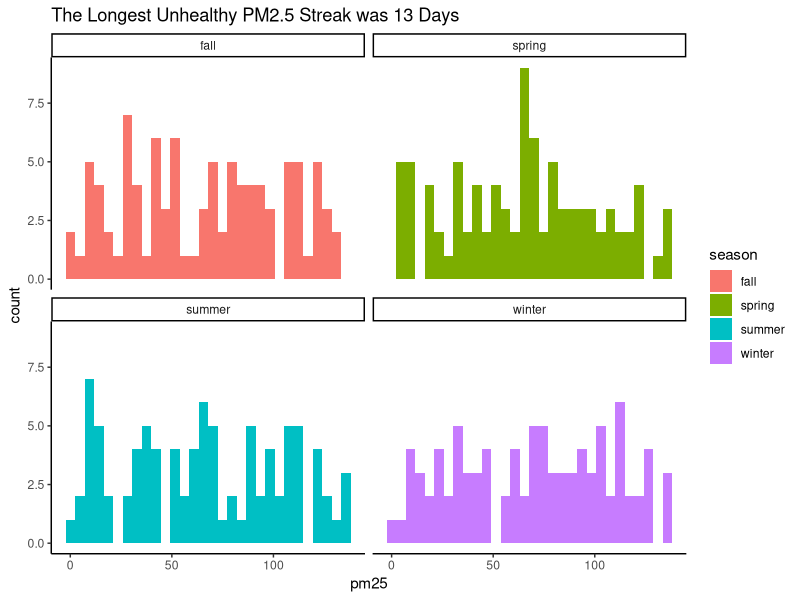
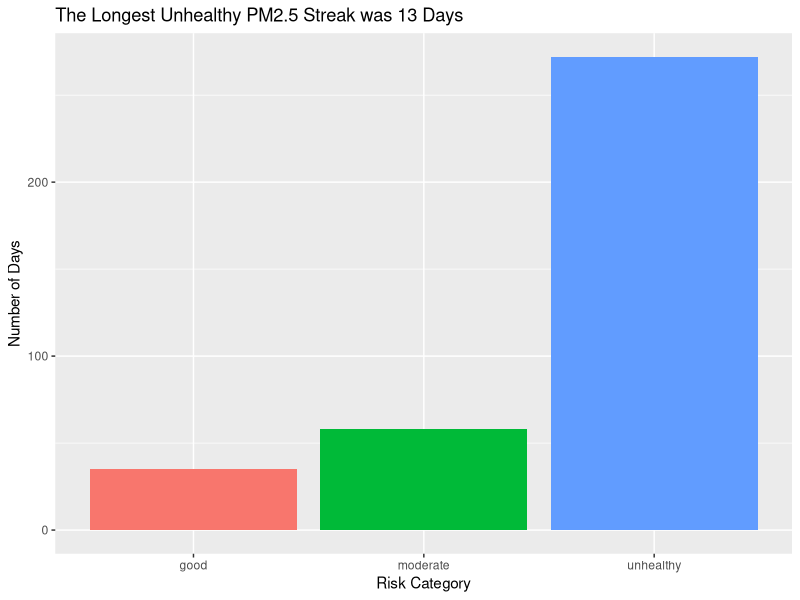

Write R code to recreate these figures, in order.
## ---- chunk 1
# CLEAR THE ENVIRONMENT
rm(list=ls())

library(ggplot2)

## ---- chunk 2

# SEQUENCE FROM 1-365 

day = seq(from=1, length.out=365)

# SAMPLE DATA FOR PM25
pm25 = runif(min=0, max=137, n=365)


# PUT INTO A DATAFRAME
air_quality_read = data.frame(day=day, pm25=pm25)

# ADD A COLUMN FOR SEASON
air_quality_read$season = ifelse (day %in% 1:90, "winter", 
                                  ifelse(day %in% 91:180, "spring",
                                  ifelse(day %in% 181:270, "summer"
                                         , "fall")))
# ADD AN EMPTY COLUMN FOR RISK
air_quality_read$risk=NA

## ---- chunk 3

# initialize
current_streak = 0
max_unhealthy_streak = 0

# for each day
for (n in 1:365) {
  
  # classify risk for the current day
  if (pm25[n] < 12) {
    
    #if the air quality is less than 12, classify as good
    air_quality_read$risk[n] = "good"
    
    # if it's not less than twelve check if it's less than or = to 35.4
  } else if (pm25[n] <= 35.4) {
    
    # if it is, it's moderate
    air_quality_read$risk[n] = "moderate"
    
    #if it's not, it's unhealthy
  } else {
    air_quality_read$risk[n] = "unhealthy"
  }
  # TRACK UNHEALTHY STREAKS 
  # if the air quality risk is unhealthy
  if (air_quality_read$risk[n] == "unhealthy") {
    
    # add it to the current streak - add one to current streak (which starts as 0)
    current_streak = current_streak + 1
    
    # if the current streak is greater than the max unhealthy streak, then make it equal to the current streak 
    if (current_streak > max_unhealthy_streak) {
      max_unhealthy_streak = current_streak
    }
    
    # if not, the current streak is set at 0
  } else {
    current_streak = 0
  }
}
## ---- chunk 4

# first have the loop go through each season with each day

winter_unhealthy = 0
spring_unhealthy = 0
summer_unhealthy = 0
fall_unhealthy = 0

for (n in 1:365) {
  if (air_quality_read$season[n] == "winter") {
  if (air_quality_read$risk[n] == "unhealthy") {
      winter_unhealthy = winter_unhealthy + 1
  }
  }
      if (air_quality_read$season[n] == "spring") {
  if (air_quality_read$risk[n] == "unhealthy") {
      spring_unhealthy = spring_unhealthy + 1
  }
      }
       if (air_quality_read$season[n] == "summer") {
  if (air_quality_read$risk[n] == "unhealthy") {
      summer_unhealthy = summer_unhealthy + 1
    }
       }
  if (air_quality_read$season[n] == "fall") {
  if (air_quality_read$risk[n] == "unhealthy") {
      fall_unhealthy = fall_unhealthy + 1
  }
  }
}

winter_unhealthy
spring_unhealthy
summer_unhealthy
fall_unhealthy

## ---- chunk 5

plottitle=sprintf("The Longest Unhealthy PM2.5 Streak was %d Days", max_unhealthy_streak)


ggplot(air_quality_read, aes(x = pm25, fill = season)) +
  geom_histogram(bins = 30) +
  facet_wrap(~season) +
  labs(title = plottitle)+
  theme_classic()

## ---- chunk 6
# make a df for just the streaks

plottitle=sprintf("The Longest Unhealthy PM2.5 Streak was %d Days", max_unhealthy_streak)

risk_counts= table(air_quality_read$risk)

risk_counts_df = as.data.frame(risk_counts)

risk_counts_df

ggplot(risk_counts_df, aes(x = Var1, y = Freq, fill = Var1)) +
  geom_bar(stat = "identity") +
  labs(title = plottitle,
       x = "Risk Category",
       y = "Number of Days") +
  theme(legend.position = "none")
